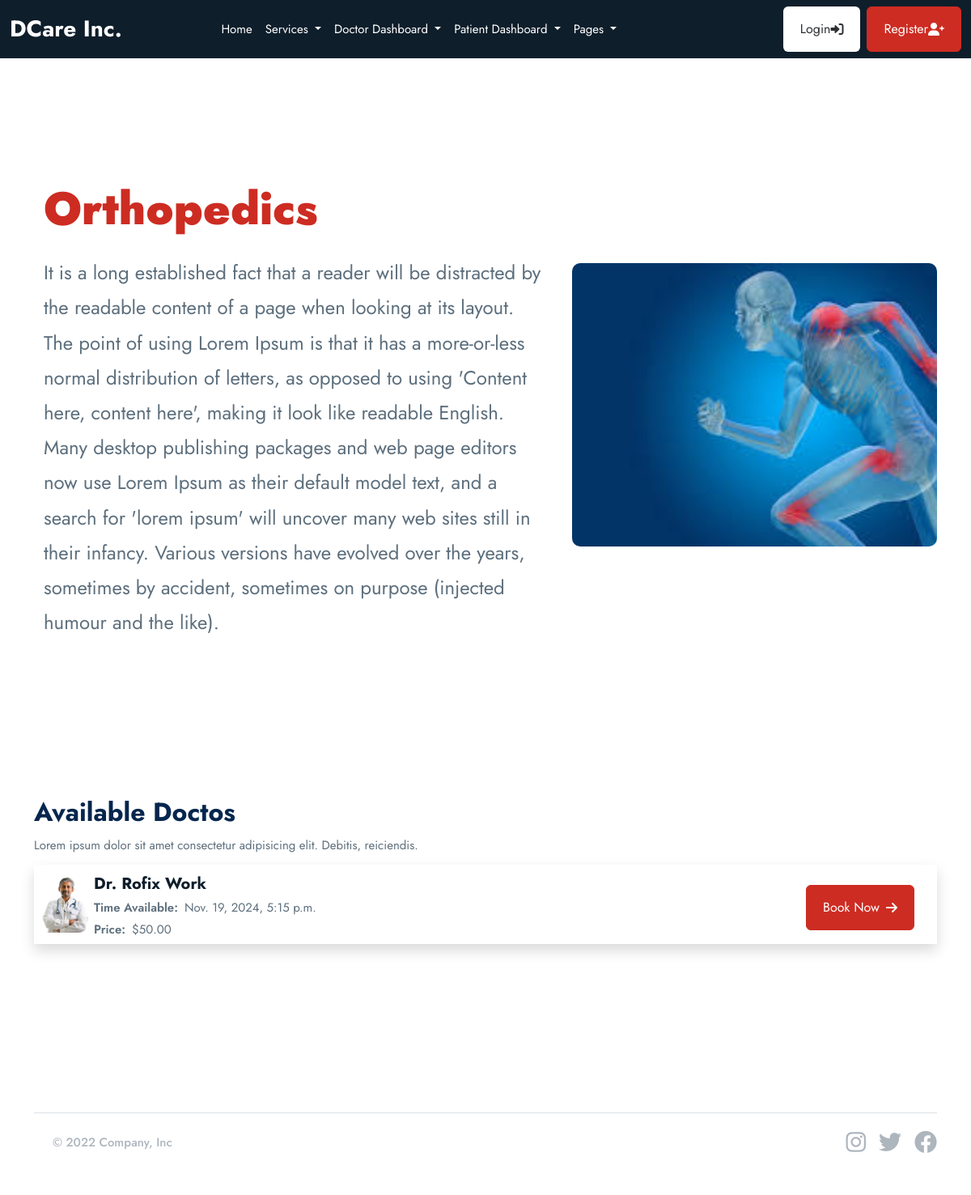
The page /service/4 on the database its author committed.
### base/models.py (models this page shows, shortened)
class Service(models.Model):
    name = models.CharField(max_length=100)
    description = models.TextField()
    cost = models.DecimalField(
        max_digits=10, decimal_places=2, validators=[MinValueValidator(0.0)]
    )
    thumbnail = models.ImageField(upload_to="images")
    doctors_available = models.ManyToManyField(Doctor)
    created_at = models.DateTimeField(auto_now_add=True)
    updated_at = models.DateTimeField(auto_now=True)
    class Meta:
        ordering = ["-created_at"]
        verbose_name_plural = "Services"
        verbose_name = "Service"

### doctor/models.py (models this page shows, shortened)
class Doctor(models.Model):
    user = models.OneToOneField(to=User, on_delete=models.CASCADE)
    bio = models.CharField(max_length=400, null=True, blank=True)
    country = models.CharField(max_length=50, null=True, blank=True)
    full_name = models.CharField(max_length=100, null=True, blank=True)
    image = models.ImageField(upload_to="images", null=True, blank=True)
    mobile = models.CharField(
        max_length=15,
        null=True,
        blank=True,
        unique=True,
        validators=[CustomValidations.check_phone_number],
    )
    next_available_appointment_date = models.DateTimeField(null=True, blank=True)
    qualifications = models.TextField(null=True, blank=True)
    specializations = models.TextField(null=True, blank=True)
    years_of_experience = models.PositiveIntegerField(null=True, blank=True)

### base/views.py (the view)
# urls.py: path("service/<int:pk>", views.ServiceDetailView.as_view(), name="service_details"),
class ServiceDetailView(DetailView):
    model = Service
    template_name = "base/service_details.html"

### templates/base/service_details.html
{% extends 'base.html' %}
{% block body %}
<section class="container">
    <div class="row d-flex justify-content-center align-items-center">
        <div class="col-12 col-lg-7 p-4 rounded-3 bg-white">
            <h1 class="display-4 fw-bold mt-5">
                <span class="text-primary"><b>{{service.name}}</b></span>
            </h1>
            <p class="fs-4 mt-4">{{service.description}}</p>
        </div>
        <div class="col-12 col-lg-5">
            <img class="img-fluid mt-4" style="width: 100%; height: 350px; object-fit: cover; border-radius: 10px" src="{{service.thumbnail.url}}" alt="{{service.name}}" />
        </div>
    </div>
</section>
<section class="container">
    <div class="">
        <h2 class="">Available Doctos</h2>
        <p>Lorem ipsum dolor sit amet consectetur adipisicing elit. Debitis, reiciendis.</p>
    </div>
    <div class="">
        {% for doctor in service.doctors_available.all %}
            <div class="p-1 mb-4 shadow d-flex align-items-center">
                <a href="course-detail.html">
                    <img src="{{doctor.image.url}}" alt="course" style="width: 70px; height: 70px; object-fit: cover" class="card-img-top" />
                </a>
                <div class="card-body">
                    <div class="mt-2 d-flex justify-content-between align-items-center">
                        <div>
                            <h5 class="mb-1 text-truncate-line-2"><a href="course-detail.html" class="text-inherit text-dark text-decoration-none">Dr. {{doctor.full_name}}</a></h5>
                            <div class="d-flex gap-2">
                                <p class="fw-semibold mt-0 mb-0">Time Available:</p>
                                <p class="mt-0 mb-0">{{doctor.next_available_appointment_date }}</p>
                            </div>
                            <div class="d-flex gap-2">
                                <p class="fw-semibold mt-0 mb-0">Price:</p>
                                <p class="mt-0 mb-0">${{service.cost|floatformat:"2"}}</p>
                            </div>
                        </div>
                        <div>
                            <a href={% url "book_appointment" service_id=service.id doctor_id=doctor.id %} class="btn btn-primary me-4">Book Now <i class="fas fa-arrow-right ms-2"></i></a>
                        </div>
                    </div>
                </div>
            </div>
        {% endfor %}
    </div>
</section>
{% endblock body %}

### rows shown on the page
Service: name "Orthopedics", description "It is a long established fact that a reader will be distracted by the readable content of a page when looking at its layout. The point of using Lorem Ipsum is that it has a more-or-less normal distribution of letters, as opposed to using 'Content here, content here', making it look like readable English. Many desktop publishing packages and web page editors now use Lorem Ipsum as their default model text, and a search for 'lorem ipsum' will uncover many web sites still in their infancy. Various versions have evolved over the years, sometimes by accident, sometimes on purpose (injected humour and the like).", thumbnail (picture), cost "50.00"
Doctor: image (picture), full_name "Rofix Work", next_available_appointment_date "Nov. 19, 2024, 5:15 p.m."
